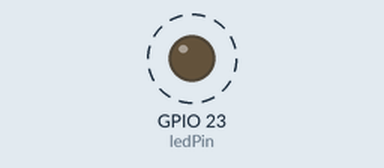
Bench run of a sketch on a simulated ESP32. Parts: output pins drawn as LEDs (lit = HIGH). Dashed ring = blinking.

Above: at 0.5 s.
Timing chart, 0 to 4.6 s (numbered marks = the images above):
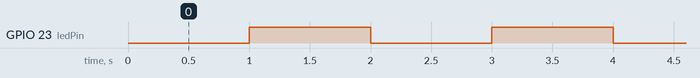

The sketch:

ESP32_Blink_Millis.ino
```cpp
// ============================================================================
// ESP32 LED Blink - Non-blocking using millis()
// This sketch blinks an LED without using delay() so CPU can multitask
// Demonstrates time-based control and non-blocking programming
// ============================================================================

const int ledPin = 23;                // Define LED pin
unsigned long previousMillis = 0;     // Store last time LED was updated
const unsigned long interval = 1000;  // Interval at which to blink (ms)
bool ledState = false;                // Current LED state

void setup() {
  pinMode(ledPin, OUTPUT);
}

void loop() {
  unsigned long currentMillis = millis(); // Get current time

  // Check if interval has passed
  if (currentMillis - previousMillis >= interval) {
    previousMillis = currentMillis;   // Save time of this change
    ledState = !ledState;             // Toggle state
    digitalWrite(ledPin, ledState ? HIGH : LOW);
  }

  // Other tasks can run here without being blocked
}
```

Measured:
- by itself, GPIO 23 (ledPin): alternates HIGH for 1.0 s and LOW for 1.0 s
